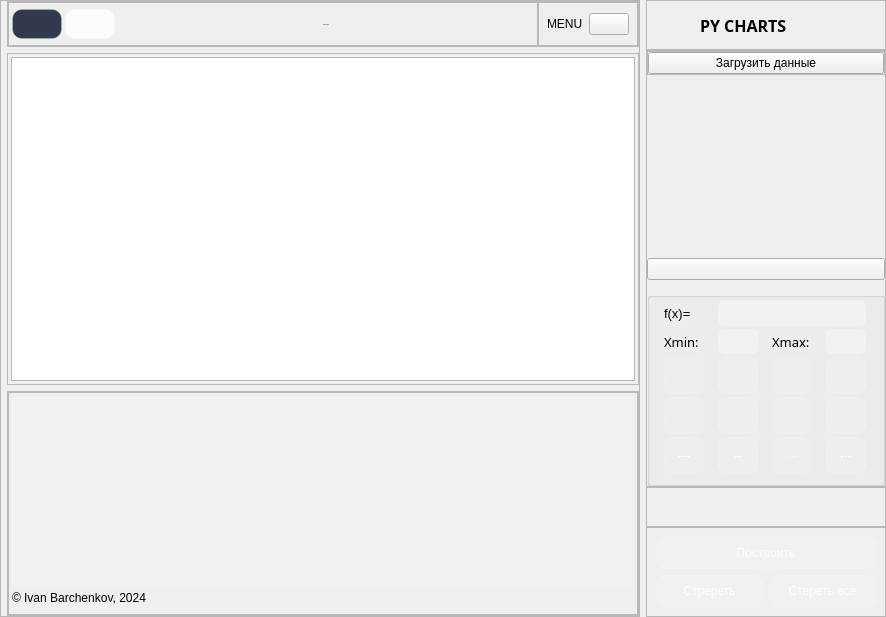
<?xml version="1.0" encoding="UTF-8"?>
<ui version="4.0">
 <class>MainWindow</class>
 <widget class="QMainWindow" name="MainWindow">
  <property name="geometry">
   <rect>
    <x>0</x>
    <y>0</y>
    <width>886</width>
    <height>617</height>
   </rect>
  </property>
  <property name="windowTitle">
   <string>MainWindow</string>
  </property>
  <widget class="QWidget" name="centralwidget">
   <property name="styleSheet">
    <string notr="true">@font-face {
    font-family: NovaFlat;
    src: url(:/fonts/Nova_Flat/NovaFlat-Regular.ttf) format(&quot;truetype&quot;);
}
*{
color: #fff;
font-family: NovaFlat;
font-size: 12px;
border: nine;
background: none;
}
#centralwidget{
background-color: rgb(33, 43, 51);
}
#right_menu_widget, #percentage_bar_chart, #nested_donuts,
#line_charts, #bar_charts, #temperature_bar_chart
{
background-color: rgba(61, 80, 95, 100)
}
#header_frame, #frame_3, #frame_5{
background-color: rgb(61, 80, 95);
}
#frame_4 QPushButton{
padding: 10px;
border-radius: 5px;
background-color: rgba(33, 43, 51, 100);
}
#header_nav QPushButton{
	background-color: rgb(61, 80, 95);
	border-radius: 15px;
	border: 3px solid rgb(120, 157, 186);
}
#header_nav QPushButton:hover{
	background-color: rgb(120, 157, 186);
}
</string>
   </property>
   <layout class="QHBoxLayout" name="horizontalLayout">
    <property name="leftMargin">
     <number>0</number>
    </property>
    <property name="topMargin">
     <number>0</number>
    </property>
    <property name="rightMargin">
     <number>0</number>
    </property>
    <property name="bottomMargin">
     <number>0</number>
    </property>
    <item>
     <widget class="QFrame" name="frame_2">
      <property name="frameShape">
       <enum>QFrame::StyledPanel</enum>
      </property>
      <property name="frameShadow">
       <enum>QFrame::Raised</enum>
      </property>
      <layout class="QVBoxLayout" name="verticalLayout_4">
       <property name="leftMargin">
        <number>6</number>
       </property>
       <property name="topMargin">
        <number>0</number>
       </property>
       <property name="rightMargin">
        <number>0</number>
       </property>
       <property name="bottomMargin">
        <number>0</number>
       </property>
       <item alignment="Qt::AlignTop">
        <widget class="QFrame" name="header_frame">
         <property name="minimumSize">
          <size>
           <width>0</width>
           <height>46</height>
          </size>
         </property>
         <property name="maximumSize">
          <size>
           <width>16777215</width>
           <height>50</height>
          </size>
         </property>
         <property name="frameShape">
          <enum>QFrame::StyledPanel</enum>
         </property>
         <property name="frameShadow">
          <enum>QFrame::Raised</enum>
         </property>
         <layout class="QHBoxLayout" name="horizontalLayout_3">
          <property name="spacing">
           <number>0</number>
          </property>
          <property name="leftMargin">
           <number>0</number>
          </property>
          <property name="topMargin">
           <number>0</number>
          </property>
          <property name="rightMargin">
           <number>0</number>
          </property>
          <property name="bottomMargin">
           <number>0</number>
          </property>
          <item>
           <widget class="QFrame" name="frame_11">
            <property name="styleSheet">
             <string notr="true"/>
            </property>
            <property name="frameShape">
             <enum>QFrame::StyledPanel</enum>
            </property>
            <property name="frameShadow">
             <enum>QFrame::Raised</enum>
            </property>
            <layout class="QHBoxLayout" name="horizontalLayout_5">
             <property name="spacing">
              <number>3</number>
             </property>
             <property name="leftMargin">
              <number>3</number>
             </property>
             <property name="topMargin">
              <number>3</number>
             </property>
             <property name="rightMargin">
              <number>3</number>
             </property>
             <property name="bottomMargin">
              <number>3</number>
             </property>
             <item>
              <widget class="QPushButton" name="pushButton_6">
               <property name="minimumSize">
                <size>
                 <width>50</width>
                 <height>30</height>
                </size>
               </property>
               <property name="maximumSize">
                <size>
                 <width>50</width>
                 <height>30</height>
                </size>
               </property>
               <property name="styleSheet">
                <string notr="true">QPushButton{
	color: rgba(49, 57, 77);
     background-color:rgba(49, 57, 77);
     border: 1px solid rgba(255,255,255,40);
     border-radius:10px;
width: 15;
height: 15;
}
QPushButton:hover{
background-color:rgba(49, 57, 77);
}
QPushButton:pressed{
background-color:rgba(255,255,255,70);
}</string>
               </property>
               <property name="text">
                <string/>
               </property>
              </widget>
             </item>
             <item>
              <widget class="QPushButton" name="pushButton_7">
               <property name="minimumSize">
                <size>
                 <width>50</width>
                 <height>30</height>
                </size>
               </property>
               <property name="maximumSize">
                <size>
                 <width>50</width>
                 <height>30</height>
                </size>
               </property>
               <property name="styleSheet">
                <string notr="true">QPushButton{
	color: rgb(255, 255, 255);
     background-color:rgba(255,255,255,200);
     border: 1px solid rgba(255,255,255,40);
     border-radius:10px;
width: 15;
height: 15;
}
QPushButton:hover{
background-color:rgba(255,255,255,200);
}
QPushButton:pressed{
background-color:rgba(255,255,255,70);
}</string>
               </property>
               <property name="text">
                <string/>
               </property>
              </widget>
             </item>
             <item>
              <widget class="QLabel" name="label_7">
               <property name="font">
                <font>
                 <family>NovaFlat</family>
                 <pointsize>-1</pointsize>
                </font>
               </property>
               <property name="text">
                <string>DASHBOARD</string>
               </property>
               <property name="alignment">
                <set>Qt::AlignCenter</set>
               </property>
              </widget>
             </item>
            </layout>
           </widget>
          </item>
          <item>
           <widget class="QFrame" name="frame_10">
            <property name="maximumSize">
             <size>
              <width>100</width>
              <height>16777215</height>
             </size>
            </property>
            <property name="frameShape">
             <enum>QFrame::StyledPanel</enum>
            </property>
            <property name="frameShadow">
             <enum>QFrame::Raised</enum>
            </property>
            <layout class="QHBoxLayout" name="horizontalLayout_4">
             <property name="spacing">
              <number>2</number>
             </property>
             <property name="leftMargin">
              <number>8</number>
             </property>
             <property name="topMargin">
              <number>0</number>
             </property>
             <property name="rightMargin">
              <number>8</number>
             </property>
             <property name="bottomMargin">
              <number>0</number>
             </property>
             <item>
              <widget class="QLabel" name="label_6">
               <property name="text">
                <string>MENU</string>
               </property>
              </widget>
             </item>
             <item>
              <widget class="QPushButton" name="open_close_side_bar_btn">
               <property name="text">
                <string/>
               </property>
               <property name="icon">
                <iconset resource="resources.qrc">
                 <normaloff>:/icons/icons/align-center.svg</normaloff>:/icons/icons/align-center.svg</iconset>
               </property>
               <property name="iconSize">
                <size>
                 <width>30</width>
                 <height>30</height>
                </size>
               </property>
              </widget>
             </item>
            </layout>
           </widget>
          </item>
         </layout>
        </widget>
       </item>
       <item>
        <widget class="QFrame" name="frame_8">
         <property name="frameShape">
          <enum>QFrame::StyledPanel</enum>
         </property>
         <property name="frameShadow">
          <enum>QFrame::Raised</enum>
         </property>
         <layout class="QVBoxLayout" name="verticalLayout_7">
          <property name="spacing">
           <number>3</number>
          </property>
          <property name="leftMargin">
           <number>3</number>
          </property>
          <property name="topMargin">
           <number>3</number>
          </property>
          <property name="rightMargin">
           <number>3</number>
          </property>
          <property name="bottomMargin">
           <number>3</number>
          </property>
          <item>
           <widget class="PlotWidget" name="graphicsView"/>
          </item>
         </layout>
        </widget>
       </item>
       <item alignment="Qt::AlignBottom">
        <widget class="QFrame" name="footer_frame">
         <property name="frameShape">
          <enum>QFrame::StyledPanel</enum>
         </property>
         <property name="frameShadow">
          <enum>QFrame::Raised</enum>
         </property>
         <layout class="QHBoxLayout" name="horizontalLayout_6">
          <property name="spacing">
           <number>0</number>
          </property>
          <property name="leftMargin">
           <number>0</number>
          </property>
          <property name="topMargin">
           <number>0</number>
          </property>
          <property name="rightMargin">
           <number>0</number>
          </property>
          <property name="bottomMargin">
           <number>0</number>
          </property>
          <item>
           <widget class="QFrame" name="frame_13">
            <property name="frameShape">
             <enum>QFrame::StyledPanel</enum>
            </property>
            <property name="frameShadow">
             <enum>QFrame::Raised</enum>
            </property>
            <layout class="QVBoxLayout" name="verticalLayout_6">
             <property name="spacing">
              <number>3</number>
             </property>
             <property name="leftMargin">
              <number>3</number>
             </property>
             <property name="topMargin">
              <number>3</number>
             </property>
             <property name="rightMargin">
              <number>3</number>
             </property>
             <property name="bottomMargin">
              <number>9</number>
             </property>
             <item>
              <widget class="QTableWidget" name="tableWidget">
               <property name="styleSheet">
                <string notr="true">QTableView {
background-color: rgba(255, 255, 255, 30); 
border: 1px solid rgba(255,255,255,40);
border-bottom-right-radius: 7px; 
border-bottom-left-radius: 7px; 
color: white;
}

QHeaderView::section {
background-color: rgb(53, 53, 53);
color: white;
border: none;
height: 50px;
font-size: 16pt;
}

QTableView::item {
    border-style: none;
    border-bottom: 1px solid rgba(255,255,255,50);
    padding-left: auto;
    padding-right: auto;
}

QTableView::item:selected{
	border: none;
	color: rgb(255, 255, 255);
    background-color: rgba(255, 255, 255, 50);
}
</string>
               </property>
              </widget>
             </item>
             <item>
              <widget class="QLabel" name="label_12">
               <property name="text">
                <string>© Ivan Barchenkov, 2024</string>
               </property>
              </widget>
             </item>
            </layout>
           </widget>
          </item>
         </layout>
        </widget>
       </item>
      </layout>
     </widget>
    </item>
    <item>
     <widget class="QWidget" name="right_menu_widget" native="true">
      <property name="minimumSize">
       <size>
        <width>240</width>
        <height>0</height>
       </size>
      </property>
      <property name="maximumSize">
       <size>
        <width>240</width>
        <height>1000000</height>
       </size>
      </property>
      <layout class="QVBoxLayout" name="verticalLayout">
       <property name="spacing">
        <number>0</number>
       </property>
       <property name="leftMargin">
        <number>0</number>
       </property>
       <property name="topMargin">
        <number>0</number>
       </property>
       <property name="rightMargin">
        <number>0</number>
       </property>
       <property name="bottomMargin">
        <number>0</number>
       </property>
       <item>
        <widget class="QFrame" name="frame_3">
         <property name="frameShape">
          <enum>QFrame::StyledPanel</enum>
         </property>
         <property name="frameShadow">
          <enum>QFrame::Raised</enum>
         </property>
         <layout class="QHBoxLayout" name="horizontalLayout_2">
          <property name="spacing">
           <number>6</number>
          </property>
          <property name="leftMargin">
           <number>7</number>
          </property>
          <property name="topMargin">
           <number>4</number>
          </property>
          <property name="rightMargin">
           <number>0</number>
          </property>
          <property name="bottomMargin">
           <number>4</number>
          </property>
          <item>
           <widget class="QLabel" name="label_14">
            <property name="minimumSize">
             <size>
              <width>40</width>
              <height>40</height>
             </size>
            </property>
            <property name="maximumSize">
             <size>
              <width>40</width>
              <height>40</height>
             </size>
            </property>
            <property name="text">
             <string/>
            </property>
            <property name="pixmap">
             <pixmap resource="resources.qrc">:/icons/icons/pie-chart.svg</pixmap>
            </property>
            <property name="scaledContents">
             <bool>true</bool>
            </property>
           </widget>
          </item>
          <item>
           <widget class="QLabel" name="label">
            <property name="font">
             <font>
              <family>NovaFlat</family>
              <pointsize>12</pointsize>
              <weight>99</weight>
              <bold>true</bold>
             </font>
            </property>
            <property name="mouseTracking">
             <bool>false</bool>
            </property>
            <property name="styleSheet">
             <string notr="true">*{font-size:12pt; font-weight: 1000;}</string>
            </property>
            <property name="text">
             <string>PY CHARTS</string>
            </property>
            <property name="wordWrap">
             <bool>false</bool>
            </property>
           </widget>
          </item>
         </layout>
        </widget>
       </item>
       <item>
        <widget class="QFrame" name="frame_4">
         <property name="sizePolicy">
          <sizepolicy hsizetype="Preferred" vsizetype="Expanding">
           <horstretch>0</horstretch>
           <verstretch>0</verstretch>
          </sizepolicy>
         </property>
         <property name="frameShape">
          <enum>QFrame::StyledPanel</enum>
         </property>
         <property name="frameShadow">
          <enum>QFrame::Raised</enum>
         </property>
         <layout class="QVBoxLayout" name="verticalLayout_2">
          <property name="spacing">
           <number>0</number>
          </property>
          <property name="leftMargin">
           <number>0</number>
          </property>
          <property name="topMargin">
           <number>0</number>
          </property>
          <property name="rightMargin">
           <number>0</number>
          </property>
          <property name="bottomMargin">
           <number>0</number>
          </property>
          <item alignment="Qt::AlignTop">
           <widget class="QFrame" name="frame">
            <property name="maximumSize">
             <size>
              <width>1000</width>
              <height>1000</height>
             </size>
            </property>
            <property name="styleSheet">
             <string notr="true">QPushButton:pressed{
background-color:rgba(255,255,255,70);
}</string>
            </property>
            <property name="frameShape">
             <enum>QFrame::StyledPanel</enum>
            </property>
            <property name="frameShadow">
             <enum>QFrame::Raised</enum>
            </property>
            <layout class="QVBoxLayout" name="verticalLayout_3">
             <property name="spacing">
              <number>0</number>
             </property>
             <property name="leftMargin">
              <number>0</number>
             </property>
             <property name="topMargin">
              <number>0</number>
             </property>
             <property name="rightMargin">
              <number>0</number>
             </property>
             <property name="bottomMargin">
              <number>0</number>
             </property>
             <item>
              <widget class="QPushButton" name="pushButton_2">
               <property name="text">
                <string>Загрузить данные</string>
               </property>
               <property name="icon">
                <iconset resource="resources.qrc">
                 <normaloff>:/icons/icons/upload.svg</normaloff>:/icons/icons/upload.svg</iconset>
               </property>
              </widget>
             </item>
            </layout>
           </widget>
          </item>
          <item>
           <widget class="QPushButton" name="pushButton_5">
            <property name="text">
             <string/>
            </property>
            <property name="icon">
             <iconset resource="resources.qrc">
              <normaloff>:/images/images/girl.jpg</normaloff>:/images/images/girl.jpg</iconset>
            </property>
            <property name="iconSize">
             <size>
              <width>200</width>
              <height>200</height>
             </size>
            </property>
           </widget>
          </item>
          <item alignment="Qt::AlignBottom">
           <widget class="QGroupBox" name="groupBox">
            <property name="minimumSize">
             <size>
              <width>0</width>
              <height>0</height>
             </size>
            </property>
            <property name="maximumSize">
             <size>
              <width>1000</width>
              <height>1000</height>
             </size>
            </property>
            <property name="styleSheet">
             <string notr="true">QPushButton{
	color: rgb(255, 255, 255);
     background-color:rgba(255,255,255,30);
     border: 1px solid rgba(255,255,255,40);
     border-radius:10px;
width: 15;
height: 15;
}
QPushButton:hover{
background-color:rgba(255,255,255,30);
}
QPushButton:pressed{
background-color:rgba(255,255,255,70);
}
QLineEdit{font-size:14pt; color:#aa0000;
	background-color: rgba(255, 255, 255, 80);
    border-radius:5px;
	
}
QLabel{font-size:10pt;
	
}</string>
            </property>
            <property name="title">
             <string/>
            </property>
            <layout class="QGridLayout" name="gridLayout">
             <property name="leftMargin">
              <number>3</number>
             </property>
             <property name="topMargin">
              <number>3</number>
             </property>
             <property name="rightMargin">
              <number>3</number>
             </property>
             <property name="bottomMargin">
              <number>9</number>
             </property>
             <property name="spacing">
              <number>3</number>
             </property>
             <item row="4" column="0">
              <widget class="QPushButton" name="select_marker_point_2">
               <property name="minimumSize">
                <size>
                 <width>40</width>
                 <height>37</height>
                </size>
               </property>
               <property name="maximumSize">
                <size>
                 <width>40</width>
                 <height>37</height>
                </size>
               </property>
               <property name="styleSheet">
                <string notr="true">font: 75 14pt &quot;MS Shell Dlg 2&quot;;</string>
               </property>
               <property name="text">
                <string>—</string>
               </property>
               <property name="iconSize">
                <size>
                 <width>30</width>
                 <height>30</height>
                </size>
               </property>
              </widget>
             </item>
             <item row="2" column="3">
              <widget class="QPushButton" name="select_color_purple">
               <property name="minimumSize">
                <size>
                 <width>40</width>
                 <height>37</height>
                </size>
               </property>
               <property name="maximumSize">
                <size>
                 <width>40</width>
                 <height>37</height>
                </size>
               </property>
               <property name="text">
                <string/>
               </property>
               <property name="icon">
                <iconset resource="resources.qrc">
                 <normaloff>:/images/images/purple-circle-svgrepo-com.svg</normaloff>:/images/images/purple-circle-svgrepo-com.svg</iconset>
               </property>
               <property name="iconSize">
                <size>
                 <width>25</width>
                 <height>25</height>
                </size>
               </property>
              </widget>
             </item>
             <item row="2" column="2">
              <widget class="QPushButton" name="select_color_red">
               <property name="minimumSize">
                <size>
                 <width>40</width>
                 <height>37</height>
                </size>
               </property>
               <property name="maximumSize">
                <size>
                 <width>40</width>
                 <height>37</height>
                </size>
               </property>
               <property name="text">
                <string/>
               </property>
               <property name="icon">
                <iconset resource="resources.qrc">
                 <normaloff>:/images/images/red-circle-svgrepo-com.svg</normaloff>:/images/images/red-circle-svgrepo-com.svg</iconset>
               </property>
               <property name="iconSize">
                <size>
                 <width>25</width>
                 <height>25</height>
                </size>
               </property>
              </widget>
             </item>
             <item row="2" column="1">
              <widget class="QPushButton" name="select_color_green">
               <property name="minimumSize">
                <size>
                 <width>40</width>
                 <height>37</height>
                </size>
               </property>
               <property name="maximumSize">
                <size>
                 <width>40</width>
                 <height>37</height>
                </size>
               </property>
               <property name="text">
                <string/>
               </property>
               <property name="icon">
                <iconset resource="resources.qrc">
                 <normaloff>:/images/images/green-circle-svgrepo-com.svg</normaloff>:/images/images/green-circle-svgrepo-com.svg</iconset>
               </property>
               <property name="iconSize">
                <size>
                 <width>25</width>
                 <height>25</height>
                </size>
               </property>
              </widget>
             </item>
             <item row="3" column="2">
              <widget class="QPushButton" name="select_marker_star">
               <property name="minimumSize">
                <size>
                 <width>40</width>
                 <height>37</height>
                </size>
               </property>
               <property name="maximumSize">
                <size>
                 <width>40</width>
                 <height>37</height>
                </size>
               </property>
               <property name="text">
                <string/>
               </property>
               <property name="icon">
                <iconset resource="resources.qrc">
                 <normaloff>:/images/images/m14.svg</normaloff>:/images/images/m14.svg</iconset>
               </property>
               <property name="iconSize">
                <size>
                 <width>40</width>
                 <height>40</height>
                </size>
               </property>
              </widget>
             </item>
             <item row="3" column="1">
              <widget class="QPushButton" name="select_marker_triangle">
               <property name="minimumSize">
                <size>
                 <width>40</width>
                 <height>37</height>
                </size>
               </property>
               <property name="maximumSize">
                <size>
                 <width>40</width>
                 <height>37</height>
                </size>
               </property>
               <property name="text">
                <string/>
               </property>
               <property name="icon">
                <iconset resource="resources.qrc">
                 <normaloff>:/images/images/m03_1.svg</normaloff>:/images/images/m03_1.svg</iconset>
               </property>
               <property name="iconSize">
                <size>
                 <width>30</width>
                 <height>30</height>
                </size>
               </property>
              </widget>
             </item>
             <item row="3" column="3">
              <widget class="QPushButton" name="select_marker_diamond">
               <property name="minimumSize">
                <size>
                 <width>40</width>
                 <height>37</height>
                </size>
               </property>
               <property name="maximumSize">
                <size>
                 <width>40</width>
                 <height>37</height>
                </size>
               </property>
               <property name="text">
                <string/>
               </property>
               <property name="icon">
                <iconset resource="resources.qrc">
                 <normaloff>:/images/images/m19.svg</normaloff>:/images/images/m19.svg</iconset>
               </property>
               <property name="iconSize">
                <size>
                 <width>30</width>
                 <height>30</height>
                </size>
               </property>
              </widget>
             </item>
             <item row="3" column="0">
              <widget class="QPushButton" name="select_marker_point">
               <property name="minimumSize">
                <size>
                 <width>40</width>
                 <height>37</height>
                </size>
               </property>
               <property name="maximumSize">
                <size>
                 <width>40</width>
                 <height>37</height>
                </size>
               </property>
               <property name="text">
                <string/>
               </property>
               <property name="icon">
                <iconset resource="resources.qrc">
                 <normaloff>:/images/images/m00_1.svg</normaloff>:/images/images/m00_1.svg</iconset>
               </property>
               <property name="iconSize">
                <size>
                 <width>30</width>
                 <height>30</height>
                </size>
               </property>
              </widget>
             </item>
             <item row="1" column="1">
              <widget class="QLineEdit" name="lineEdit_2">
               <property name="maximumSize">
                <size>
                 <width>40</width>
                 <height>16777215</height>
                </size>
               </property>
              </widget>
             </item>
             <item row="0" column="0">
              <widget class="QLabel" name="label_4">
               <property name="maximumSize">
                <size>
                 <width>42</width>
                 <height>25</height>
                </size>
               </property>
               <property name="text">
                <string>f(x)=</string>
               </property>
              </widget>
             </item>
             <item row="0" column="1" colspan="3">
              <widget class="QLineEdit" name="select_funtion">
               <property name="maximumSize">
                <size>
                 <width>200</width>
                 <height>16777215</height>
                </size>
               </property>
               <property name="styleSheet">
                <string notr="true"/>
               </property>
              </widget>
             </item>
             <item row="1" column="0">
              <widget class="QLabel" name="label_2">
               <property name="maximumSize">
                <size>
                 <width>40</width>
                 <height>16777215</height>
                </size>
               </property>
               <property name="font">
                <font>
                 <family>NovaFlat</family>
                 <pointsize>10</pointsize>
                </font>
               </property>
               <property name="text">
                <string>Xmin:</string>
               </property>
              </widget>
             </item>
             <item row="1" column="3">
              <widget class="QLineEdit" name="lineEdit">
               <property name="maximumSize">
                <size>
                 <width>40</width>
                 <height>16777215</height>
                </size>
               </property>
              </widget>
             </item>
             <item row="2" column="0">
              <widget class="QPushButton" name="select_color_blue">
               <property name="minimumSize">
                <size>
                 <width>40</width>
                 <height>37</height>
                </size>
               </property>
               <property name="maximumSize">
                <size>
                 <width>40</width>
                 <height>37</height>
                </size>
               </property>
               <property name="text">
                <string/>
               </property>
               <property name="icon">
                <iconset resource="resources.qrc">
                 <normaloff>:/images/images/blue-circle-svgrepo-com.svg</normaloff>:/images/images/blue-circle-svgrepo-com.svg</iconset>
               </property>
               <property name="iconSize">
                <size>
                 <width>25</width>
                 <height>25</height>
                </size>
               </property>
              </widget>
             </item>
             <item row="1" column="2">
              <widget class="QLabel" name="label_3">
               <property name="maximumSize">
                <size>
                 <width>40</width>
                 <height>16777215</height>
                </size>
               </property>
               <property name="font">
                <font>
                 <family>NovaFlat</family>
                 <pointsize>10</pointsize>
                </font>
               </property>
               <property name="text">
                <string>Xmax:</string>
               </property>
              </widget>
             </item>
             <item row="4" column="2">
              <widget class="QPushButton" name="select_marker_point_3">
               <property name="maximumSize">
                <size>
                 <width>40</width>
                 <height>40</height>
                </size>
               </property>
               <property name="styleSheet">
                <string notr="true">font: 75 30pt &quot;MS Shell Dlg 2&quot;;</string>
               </property>
               <property name="text">
                <string>⋯</string>
               </property>
               <property name="iconSize">
                <size>
                 <width>30</width>
                 <height>30</height>
                </size>
               </property>
              </widget>
             </item>
             <item row="4" column="3">
              <widget class="QPushButton" name="select_marker_point_4">
               <property name="minimumSize">
                <size>
                 <width>40</width>
                 <height>37</height>
                </size>
               </property>
               <property name="maximumSize">
                <size>
                 <width>40</width>
                 <height>37</height>
                </size>
               </property>
               <property name="styleSheet">
                <string notr="true">font: 75 14pt &quot;MS Shell Dlg 2&quot;;</string>
               </property>
               <property name="text">
                <string>-·-</string>
               </property>
               <property name="iconSize">
                <size>
                 <width>30</width>
                 <height>30</height>
                </size>
               </property>
              </widget>
             </item>
             <item row="4" column="1">
              <widget class="QPushButton" name="select_marker_point_5">
               <property name="minimumSize">
                <size>
                 <width>40</width>
                 <height>37</height>
                </size>
               </property>
               <property name="maximumSize">
                <size>
                 <width>40</width>
                 <height>37</height>
                </size>
               </property>
               <property name="styleSheet">
                <string notr="true"> font: 75 14pt &quot;MS Shell Dlg 2&quot;;</string>
               </property>
               <property name="text">
                <string>--</string>
               </property>
               <property name="iconSize">
                <size>
                 <width>30</width>
                 <height>30</height>
                </size>
               </property>
              </widget>
             </item>
            </layout>
           </widget>
          </item>
         </layout>
        </widget>
       </item>
       <item>
        <widget class="QFrame" name="frame_5">
         <property name="minimumSize">
          <size>
           <width>0</width>
           <height>40</height>
          </size>
         </property>
         <property name="frameShape">
          <enum>QFrame::StyledPanel</enum>
         </property>
         <property name="frameShadow">
          <enum>QFrame::Raised</enum>
         </property>
         <layout class="QHBoxLayout" name="horizontalLayout_7">
          <property name="spacing">
           <number>6</number>
          </property>
          <property name="leftMargin">
           <number>6</number>
          </property>
          <property name="topMargin">
           <number>0</number>
          </property>
          <property name="rightMargin">
           <number>0</number>
          </property>
          <property name="bottomMargin">
           <number>0</number>
          </property>
         </layout>
        </widget>
       </item>
       <item>
        <widget class="QFrame" name="frame_6">
         <property name="styleSheet">
          <string notr="true">QPushButton{
	color: rgb(255, 255, 255);
     background-color:rgba(255,255,255,30);
     border: 1px solid rgba(255,255,255,40);
     border-radius:10px;
height: 30;
}
QPushButton:hover{
background-color:rgba(255,255,255,30);
}
QPushButton:pressed{
background-color:rgba(255,255,255,70);
}
</string>
         </property>
         <property name="frameShape">
          <enum>QFrame::StyledPanel</enum>
         </property>
         <property name="frameShadow">
          <enum>QFrame::Raised</enum>
         </property>
         <layout class="QGridLayout" name="gridLayout_6">
          <item row="2" column="0">
           <widget class="QPushButton" name="pushButton_3">
            <property name="styleSheet">
             <string notr="true"/>
            </property>
            <property name="text">
             <string>Стререть</string>
            </property>
           </widget>
          </item>
          <item row="2" column="1">
           <widget class="QPushButton" name="pushButton_4">
            <property name="styleSheet">
             <string notr="true"/>
            </property>
            <property name="text">
             <string>Стереть все</string>
            </property>
            <property name="icon">
             <iconset resource="resources.qrc">
              <normaloff>:/icons/icons/alert-triangle.svg</normaloff>:/icons/icons/alert-triangle.svg</iconset>
            </property>
           </widget>
          </item>
          <item row="1" column="0" colspan="2">
           <widget class="QPushButton" name="pushButton">
            <property name="text">
             <string>Построить</string>
            </property>
           </widget>
          </item>
         </layout>
        </widget>
       </item>
      </layout>
     </widget>
    </item>
   </layout>
  </widget>
 </widget>
 <customwidgets>
  <customwidget>
   <class>PlotWidget</class>
   <extends>QGraphicsView</extends>
   <header>pyqtgraph</header>
  </customwidget>
 </customwidgets>
 <resources>
  <include location="resources.qrc"/>
 </resources>
 <connections/>
</ui>
